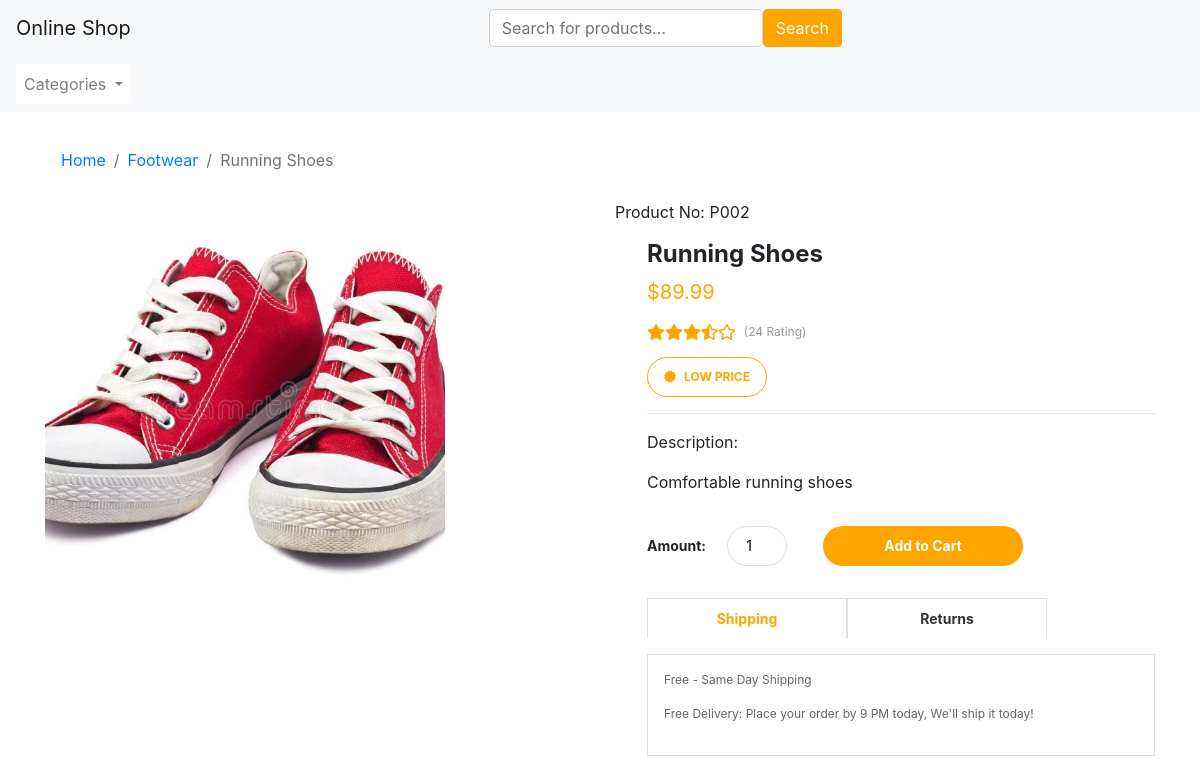
Screenshot of /product/2/ with the database file from the repository.
### ecommerce_app/models.py (models this page shows, shortened)
class Product(models.Model):
    product_no = models.CharField(max_length=10)
    name = models.CharField(max_length=255, default='Ürün Adı')
    description = models.TextField()
    price = models.DecimalField(max_digits=10, decimal_places=2)
    image = models.ImageField(upload_to='product_images/')
    category = models.CharField(max_length=50)

### ecommerce_app/views.py (the view)
# urls.py: path('product/<int:product_id>/', views.product_detail, name='product_detail'),
def product_detail(request, product_id):
    product = get_object_or_404(Product, pk=product_id)
    categories_with_counts = Product.objects.values('category').annotate(count=Count('category')).order_by('-count')[:5]
    return render(request, 'product_detail.html', {'product': product, 'categories_with_counts': categories_with_counts})

### ecommerce_app/templates/product_detail.html (shortened to what this page needs)
<!DOCTYPE html>
<html lang="en">
<head>
    <link rel="stylesheet" href="https://stackpath.bootstrapcdn.com/bootstrap/4.5.2/css/bootstrap.min.css">
</head>
<body>
    <nav class="navbar navbar-expand-lg navbar-light bg-light">
        <a class="navbar-brand" href="/">Online Shop</a>
        <div class="collapse navbar-collapse justify-content-center" id="navbarNav">
            <ul class="navbar-nav">
                <li class="nav-item">
                    <form action="{% url 'home' %}" method="GET" class="form-inline">
                        <input type="text" name="q" class="form-control" placeholder="Search for products..." value="{{ query }}">
                        <button type="submit" class="btn btn-primary" style="background-color: orange; border-color: orange;">Search</button>
                    </form>
                </li>
            </ul>
        </div>
    </nav>
    <nav class="navbar navbar-expand-lg navbar-light bg-light">
        <div class="collapse navbar-collapse" id="navbarCategories">
            <ul class="navbar-nav">
                <li class="nav-item dropdown">
                    <a class="nav-link dropdown-toggle" href="#" id="navbarDropdown" role="button" data-toggle="dropdown" aria-haspopup="true" aria-expanded="false">
                        Categories
                    </a>
                </li>
            </ul>
        </div>
    </nav>
<div class="container mt-4">
    <nav aria-label="breadcrumb">
        <ol class="breadcrumb">
            <li class="breadcrumb-item"><a href="/">Home</a></li>
            <li class="breadcrumb-item"><a href="{% url 'category_search' product.category %}">{{ product.category }}</a></li>
            <li class="breadcrumb-item active" aria-current="page">{{ product.name }}</li>
        </ol>
    </nav>
    <div class="row">
        <div class="col-md-6">
            <img src="/{{ product.image }}" class="img-fluid product-image" alt="{{ product.name }}">
        </div>
        <div class="col-md-6">
            <p>Product No: {{ product.product_no }}</p>
            <div class="product-info">
                <h2 class="product-name">{{ product.name }}</h2>
                <p class="product-price">${{ product.price }}</p>
                <div class="product-rating">
                    <i class="fas fa-star"></i>
                    <i class="fas fa-star"></i>
                    <i class="fas fa-star"></i>
                    <i class="fas fa-star-half-alt"></i>
                    <i class="far fa-star"></i>
                    <span>(24 Rating)</span>
                </div>
                <div class="product-labels">
                    <div><i class="fas fa-certificate"></i>LOW PRICE</div>
                </div>
                <hr>
                <div>
                    <p>Description:</p>
                    <p class="product-description">{{ product.description }}</p>
                </div>
                <div class="product-options">
                    <label for="quantity">Amount:</label>
                    <input id="quantity" name="quantity" type="number" value="1" min="1" max="10">
                    <button>Add to Cart</button>
                </div>
                <div class="product-tabs">
                    <ul>
                        <li class="active" data-tab="tab1">Shipping</li>
                                <li data-tab="tab2">Returns</li>
                            </ul>
                            <div class="tab-content" id="tab1">
                                <p>Free - Same Day Shipping</p>
                                <p>Free Delivery: Place your order by 9 PM today, We'll ship it today!</p>
                            </div>
                        </div>
            </div>
        </div>
    </div>
</div>
<link rel="stylesheet" href="https://cdnjs.cloudflare.com/ajax/libs/font-awesome/5.14.0/css/all.min.css" />
</body>
</html>

### ecommerce_app/templates/product_detail.html (style rules this page uses)
.navbar-brand { color: black; }
.btn-primary { background-color: orange; border-color: orange; }
.navbar-brand { margin-right: 1rem; }
.navbar-nav { background-color: white; }
.product-image { width: 400px; height: 400px; object-fit: cover; }
.product-info { margin-left: 2rem; }
.product-name { font-size: 24px; font-weight: bold; }
.product-price { font-size: 20px; color: orange; }
.product-rating { display: flex; align-items: center; }
.product-rating i { color: orange; }
.product-rating span { margin-left: 0.5rem; font-size: 12px; color: #999999; }
.product-labels { display: flex; align-items: center; margin-top: 1rem; }
.product-labels div { display: flex; align-items: center; justify-content: center; width: 120px; height: 40px; border: 1px solid orange; border-radius: 20px; margin-right: 1rem; font-size: 12px; font-weight: bold; color: orange; }
.product-labels div i { margin-right: 0.5rem; }
.product-options { margin-top: 2rem; }
.product-options label { font-size: 14px; font-weight: bold; }
.product-options input { width: 60px; height: 40px; border: 1px solid #e0e0e0; border-radius: 20px; margin-left: 1rem; font-size: 14px; text-align: center; }
.product-options button { width: 200px; height: 40px; border: none; border-radius: 20px; margin-left: 2rem; font-size: 14px; font-weight: bold; color: white; background-color: orange; }
.product-tabs { margin-top: 2rem; }
.product-tabs ul { display: flex; list-style: none; padding: 0; }
.product-tabs li { width: 200px; height: 40px; display: flex; align-items: center; justify-content: center; border: 1px solid #e0e0e0; border-bottom: none; font-size: 14px; font-weight: bold; color: #333333; cursor: pointer; }
.product-tabs li.active { background-color: white; color: orange; }
.product-tabs .tab-content { border: 1px solid #e0e0e0; padding: 1rem; font-size: 12px; color: #666666; }
.breadcrumb { background-color: white; border: none; color: orange; }

### rows the page displays
Product: category "Footwear", name "Running Shoes", image (picture), product_no "P002", price "89.99", description "Comfortable running shoes"
